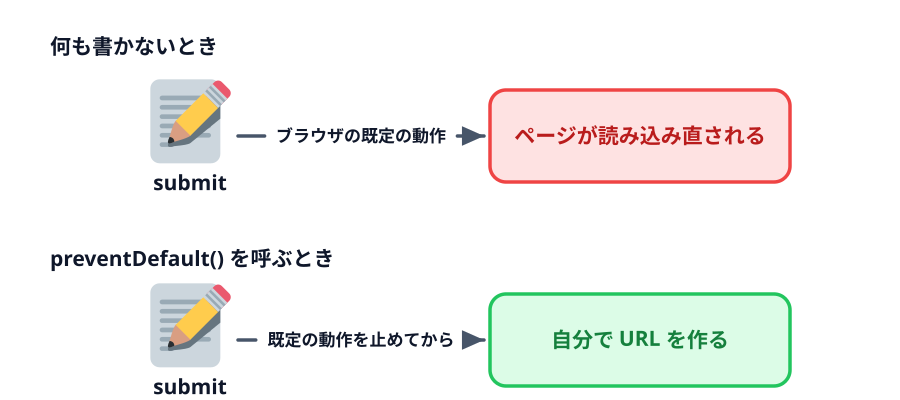

Here is the Python script that generated this plot:
"""3-3 の解説図: form の既定動作を止めて、自分の処理に差し替える。"""

import pathlib
import sys

sys.path.insert(0, str(pathlib.Path.home() / ".claude/skills/genfig"))
from genfig import Canvas  # noqa: E402

c = Canvas(900, 400)

c.text(50, 54, "何も書かないとき", scale="heading", align="left")
a1 = c.node(190, 136, "submit", emoji_cp="1f4dd", w=160, h=92)
a2 = c.node(640, 136, "ページが読み込み直される", shape="sticky", color="red",
            w=300, h=92)
c.link(a1, a2, label="ブラウザの既定の動作")

c.text(50, 266, "preventDefault() を呼ぶとき", scale="heading", align="left")
b1 = c.node(190, 340, "submit", emoji_cp="1f4dd", w=160, h=92)
b2 = c.node(640, 340, "自分で URL を作る", shape="sticky", color="green",
            w=300, h=92)
c.link(b1, b2, label="既定の動作を止めてから")

print(c.save("01-prevent-default.svg"))
